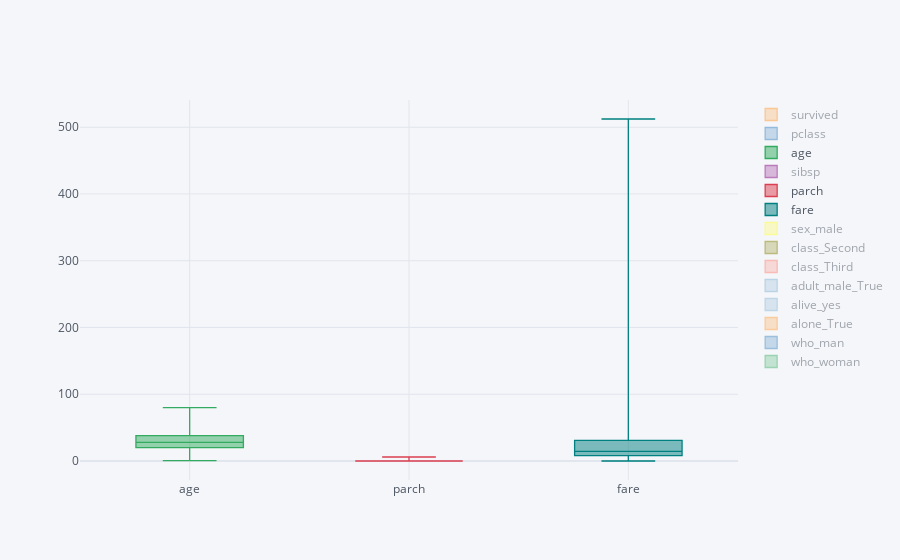

Source (notebook cell):
### Code cell
total_data.iplot(kind='box')

### Figure 1 — Plotly figure (JSON) as saved in the notebook; plotly's stock layout.template omitted (floating-point values rounded to 4 significant figures; data arrays with more than 128 entries replaced by an {"elided": "..."} marker saying what was removed)
{"data": [{"boxpoints": false, "line": {"width": 1.3}, "marker": {"color": "rgba(255, 153, 51, 1.0)"}, "name": "survived", "orientation": "v", "type": "box", "visible": "legendonly", "y": {"elided": "891 int values"}}, {"boxpoints": false, "line": {"width": 1.3}, "marker": {"color": "rgba(55, 128, 191, 1.0)"}, "name": "pclass", "orientation": "v", "type": "box", "visible": "legendonly", "y": {"elided": "891 int values"}}, {"boxpoints": false, "line": {"width": 1.3}, "marker": {"color": "rgba(50, 171, 96, 1.0)"}, "name": "age", "orientation": "v", "type": "box", "y": {"elided": "891 float values"}}, {"boxpoints": false, "line": {"width": 1.3}, "marker": {"color": "rgba(128, 0, 128, 1.0)"}, "name": "sibsp", "orientation": "v", "type": "box", "visible": "legendonly", "y": {"elided": "891 int values"}}, {"boxpoints": false, "line": {"width": 1.3}, "marker": {"color": "rgba(219, 64, 82, 1.0)"}, "name": "parch", "orientation": "v", "type": "box", "y": {"elided": "891 int values"}}, {"boxpoints": false, "line": {"width": 1.3}, "marker": {"color": "rgba(0, 128, 128, 1.0)"}, "name": "fare", "orientation": "v", "type": "box", "visible": true, "y": {"elided": "891 float values"}}, {"boxpoints": false, "line": {"width": 1.3}, "marker": {"color": "rgba(255, 255, 51, 1.0)"}, "name": "sex_male", "orientation": "v", "type": "box", "visible": "legendonly", "y": {"elided": "891 int values"}}, {"boxpoints": false, "line": {"width": 1.3}, "marker": {"color": "rgba(128, 128, 0, 1.0)"}, "name": "class_Second", "orientation": "v", "type": "box", "visible": "legendonly", "y": {"elided": "891 int values"}}, {"boxpoints": false, "line": {"width": 1.3}, "marker": {"color": "rgba(251, 128, 114, 1.0)"}, "name": "class_Third", "orientation": "v", "type": "box", "visible": "legendonly", "y": {"elided": "891 int values"}}, {"boxpoints": false, "line": {"width": 1.3}, "marker": {"color": "rgba(128, 177, 211, 1.0)"}, "name": "adult_male_True", "orientation": "v", "type": "box", "visible": "legendonly", "y": {"elided": "891 int values"}}, {"boxpoints": false, "line": {"width": 1.3}, "marker": {"color": "rgba(128, 177, 211, 0.8999999999999999)"}, "name": "alive_yes", "orientation": "v", "type": "box", "visible": "legendonly", "y": {"elided": "891 int values"}}, {"boxpoints": false, "line": {"width": 1.3}, "marker": {"color": "rgba(255, 153, 51, 0.8999999999999999)"}, "name": "alone_True", "orientation": "v", "type": "box", "visible": "legendonly", "y": {"elided": "891 int values"}}, {"boxpoints": false, "line": {"width": 1.3}, "marker": {"color": "rgba(55, 128, 191, 0.8999999999999999)"}, "name": "who_man", "orientation": "v", "type": "box", "visible": "legendonly", "y": {"elided": "891 int values"}}, {"boxpoints": false, "line": {"width": 1.3}, "marker": {"color": "rgba(50, 171, 96, 0.8999999999999999)"}, "name": "who_woman", "orientation": "v", "type": "box", "visible": "legendonly", "y": {"elided": "891 int values"}}], "layout": {"autosize": true, "legend": {"bgcolor": "#F5F6F9", "font": {"color": "#4D5663"}}, "paper_bgcolor": "#F5F6F9", "plot_bgcolor": "#F5F6F9", "title": {"font": {"color": "#4D5663"}}, "xaxis": {"autorange": true, "gridcolor": "#E1E5ED", "range": [-0.5, 2.5], "showgrid": true, "tickfont": {"color": "#4D5663"}, "title": {"font": {"color": "#4D5663"}, "text": ""}, "type": "category", "zerolinecolor": "#E1E5ED"}, "yaxis": {"autorange": true, "gridcolor": "#E1E5ED", "range": [-28.46, 540.8], "showgrid": true, "tickfont": {"color": "#4D5663"}, "title": {"font": {"color": "#4D5663"}, "text": ""}, "type": "linear", "zerolinecolor": "#E1E5ED"}}}
